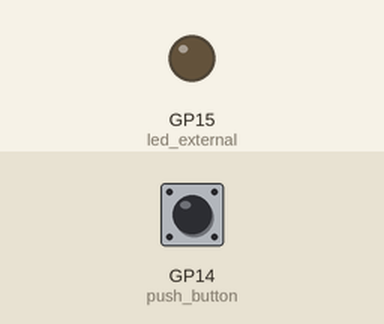
Recording of a program running on a simulated Raspberry Pi Pico running MicroPython. Shown: output pins drawn as LEDs (lit = HIGH). The inputs (shaded band) are chosen by the test bench; at power-on: GP14 (push_button) LOW.

Above: at 1.2 s.
1.3 s: GP14 (push_button) pulled HIGH for 0.15 s
At 2.1 s:
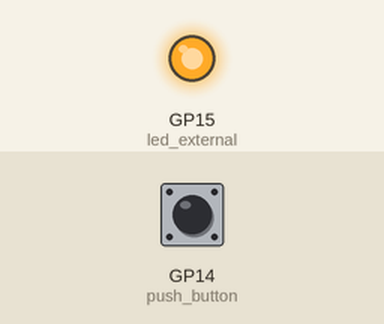
4.4 s: GP14 (push_button) pulled HIGH for 1 s
At 7.2 s:
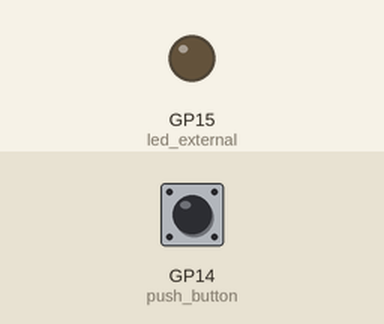
7.9 s: GP14 (push_button) pulled HIGH for 3.2 s
At 8.3 s:
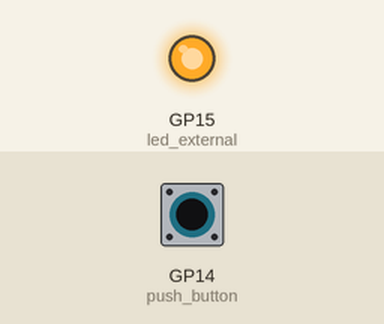
Timing chart, 0 to 13.4 s (numbered marks = the images above; inputs shaded):
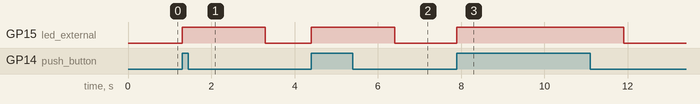

The program:

led_with_switch.py
```python
import machine
import utime


led_external = machine.Pin(15, machine.Pin.OUT)
push_button = machine.Pin(14, machine.Pin.IN, machine.Pin.PULL_DOWN)


while True:
    if push_button.value() == 1:
        led_external.value(1)
        utime.sleep(2)

    led_external.value(0)
```

Measured:
- after the input at 1.3 s, GP15 (led_external): LOW → HIGH at once, → LOW 2.0 s later
- after the input at 4.4 s, GP15 (led_external): LOW → HIGH at once, → LOW 2.0 s later
- after the input at 7.9 s, GP15 (led_external): LOW → HIGH at once, → LOW 4.0 s later
